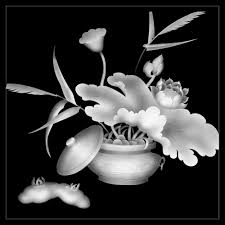
#> input picture sepia_gray.png, 225 x 225 px
$ jupyter execute code05_mask_image.ipynb
#> lines starting #> are read from the running program, lines starting #| are printed output that depends on the picture
[cell 1]
# Importing the opencv module
import cv2
import numpy as np
import matplotlib.pyplot as plt

[cell 2]
imageSep = cv2.imread("sepia_gray.png")
#> imageSep is the input picture: shape (225, 225, 3); min 0, max 255, mean 53.9


imageSep_gray = cv2.cvtColor(imageSep, cv2.COLOR_BGR2GRAY)


plt.imshow(imageSep_gray, cmap = plt.cm.gray)
plt.title('Sepia Gray')

[cell 3]
#Masking the image
hori_mask = np.zeros(imageSep_gray.shape)

[h, w] = imageSep_gray.shape
#> h = 225; w = 225

mask_height = int(np.floor(h/2))
#> mask_height = 112
hori_mask[0:mask_height,:]=1

vert_mask = np.zeros(imageSep_gray.shape)
mask_width = int(np.floor(w/2))
#> mask_width = 112
vert_mask[:,0:mask_width]=1

[cell 4]
plt.imshow(hori_mask, cmap = plt.cm.gray)
plt.title('HMask')
plt.figure()
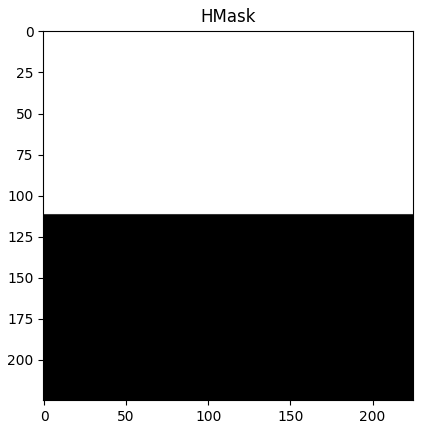
#> figure drawn by matplotlib, 1 panel

[cell 5]
#New_sepia = cv2.bitwise_and(imageSep_gray, imageSep_gray, mask=mask_img)
New_sepia = imageSep_gray * hori_mask
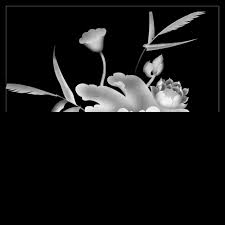
#> New_sepia: shape (225, 225) float64; min 0, max 254, mean 19.6
plt.imshow(New_sepia, cmap = plt.cm.gray)
plt.title('Result_HMask')
plt.figure()

[cell 6]
plt.imshow(vert_mask, cmap = plt.cm.gray)
plt.title('VMask')
plt.figure()
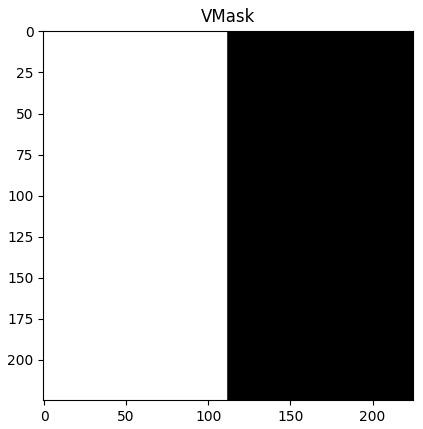
#> figure drawn by matplotlib, 1 panel

[cell 7]
#New_sepia = cv2.bitwise_and(imageSep_gray, imageSep_gray, mask=mask_img)
New_sepia = imageSep_gray * vert_mask
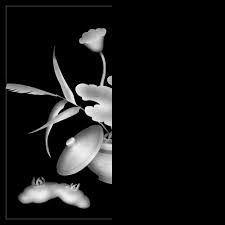
#> New_sepia: shape (225, 225) float64; min 0, max 255, mean 21.7
plt.imshow(New_sepia, cmap = plt.cm.gray)
plt.title('Result_VMask')
plt.figure()
